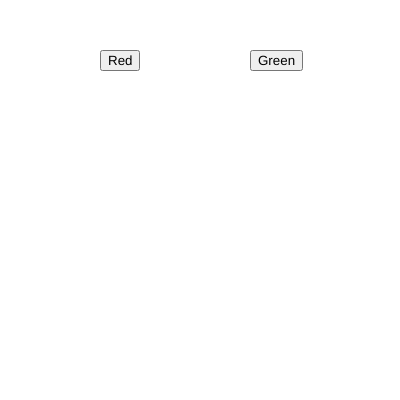
Frame 1 (no input)
Frame 60 (no input): identical to frame 1, image omitted
Frame 120 (the mouse pressed at the canvas centre since frame 60): identical to frame 1, image omitted

The p5.js sketch that drew this single still picture (run headless with seeded random() and noise() and a simulated clock; from frame 60 on, the mouse is pressed at the canvas centre):

// p5.js sketch
// ── sketch.js
var btn_red;
var btn_green;

var r = 255;
var g = 255;
var b = 255;

function setup() {
  createCanvas(400, 400);  

  btn_red= createButton("Red");
  btn_red.position(100,50);
  btn_red.mousePressed(red_bg);

  btn_green= createButton("Green");
  btn_green.position(250,50);
  btn_green.mousePressed(green_bg);
}

function draw() {
  background(r,g,b);
}

function red_bg(){
  r = 255;
  g = 0;
  b = 0;
}

function green_bg(){
  r = 0;
  g = 255;
  b = 0;
}
